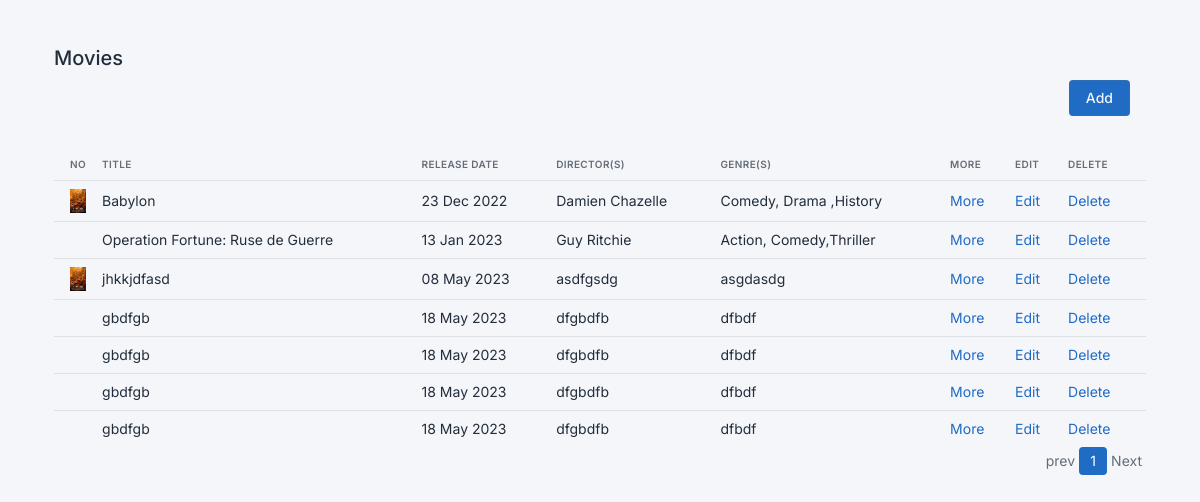
The app's page /, older data.
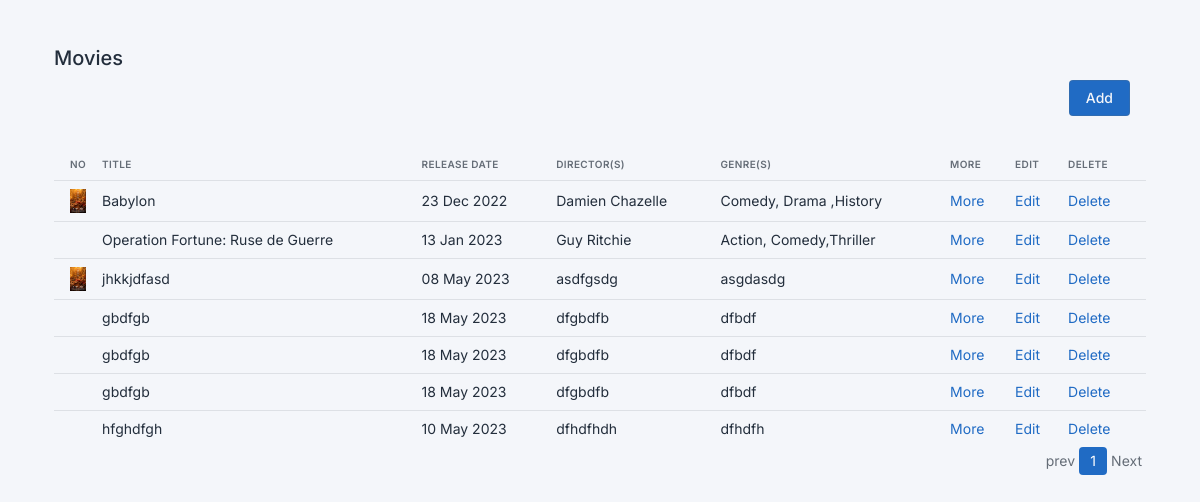
The same page, newer data.
### movies/models.py (models this page shows, shortened)
class Movie(models.Model):
    title = models.CharField(max_length=300)
    release_date = models.DateField()
    directors = models.CharField(max_length=300)
    actors = models.TextField()
    writers = models.CharField(max_length=300)
    genres = models.CharField(max_length=100)
    storyline = models.TextField(blank=True, null=True)
    trailer_url = models.URLField()
    cover = models.ImageField(upload_to="media")
    created_at= models.DateTimeField(auto_now_add=True)
    updated_at = models.DateTimeField(auto_now=True)

### movies/views.py (the view)
# urls.py: path('',views.view_movies, name="view_movies" ),
def view_movies(request):
    movies = Movie.objects.all()
    paginator = Paginator(movies,10)
    page_number = request.GET.get('page')
    movies = paginator.get_page(page_number)
    context = {
        'movies':movies
    }
    return render(request, 'movies/view_movies.html',context)

### templates/movies/view_movies.html (shortened to what this page needs)
{% extends 'base.html' %}
{% load static %}
{% block content %}
<div class="row">
  <div class="col-12">
      <div class="page-title-box d-flex align-items-center justify-content-end pb-3">
          <div class="page-title-right">
            <a type="button" class="btn btn-primary w-100"
                href="{% url 'add_movie' %}">Add
            </a>
          </div>
      </div>
  </div>
</div>
<div class="table-responsive">
  <table class="table table-responsive card-table table-vcenter text-nowrap datatable width=100">
  <thead>
    <tr>
      <th class="w-1">No</th>
      <th>Title</th>
      <th>Release Date</th>
      <th>Director(s)</th>
      <th>Genre(s)</th>
      <th>More</th>
      <th>Edit</th>
      <th>Delete</th>
    </tr>
  </thead>
  <tbody>
    {% for i in movies %}
    <tr>
      <td>
        <img src="media/{{i.cover}}" alt="">
      </td>
      <td>
        {{i.title}}
      </td>
      <td>
        {{i.release_date|date:'d M Y '}}
      </td>
      <td>
        {{i.directors}}
      </td>
      <td>
        {{i.genres}}
      </td>
      <td>
        <a href="{% url 'view_movie' i.id %}">
            More
          </a>
      </td>
      <td>
        <a href="{% url 'edit_movie' i.id %}">
            Edit
          </a>
      </td>
      <td>
        <a href="{% url 'delete_movie' i.id%}">
        Delete</a>
      </td>
    </tr>
    {% endfor %}
  </tbody>
  </table>
  <div class=" d-flex align-items-center">
  <ul class="pagination m-0 ms-auto">
  {% if movies.has_previous %}
  <li class="page-item"><a href="?page={{ movies.previous_page_number }}" class="page-link" href="?page={{ i }}">prev</a></li>
  {% else %}
  <li class="page-item "><a class="page-link" >prev</a></li>
  {% endif %}
  {% for i in movies.paginator.page_range %}
  {% if movies.number == i %}
    <li class="page-item active"><a class="page-link" href="#">{{ i }}</a></li>
  {% else %}
    <li class="page-item"><a class="page-link" href="?page={{ i }}">{{ i }}</a></li>
  {% endif %}
  {% endfor %}
  {% if movies.has_next %}
  <li class="page-item"><a class="page-link" href="?page={{ movies.next_page_number }}">Next</a></li>
  {% else %}
   <li class="page-item"><a class="page-link">Next</a></li>
  {% endif %}
  </ul>
  </div>
  </div>
</div>
{% endblock %}

Row changes from the older to the newer data that the page shows:
removed Movie: title "gbdfgb", release_date "18 May 2023", directors "dfgbdfb", genres "dfbdf"
added Movie: title "hfghdfgh", release_date "10 May 2023", directors "dfhdfhdh", genres "dfhdfh"
